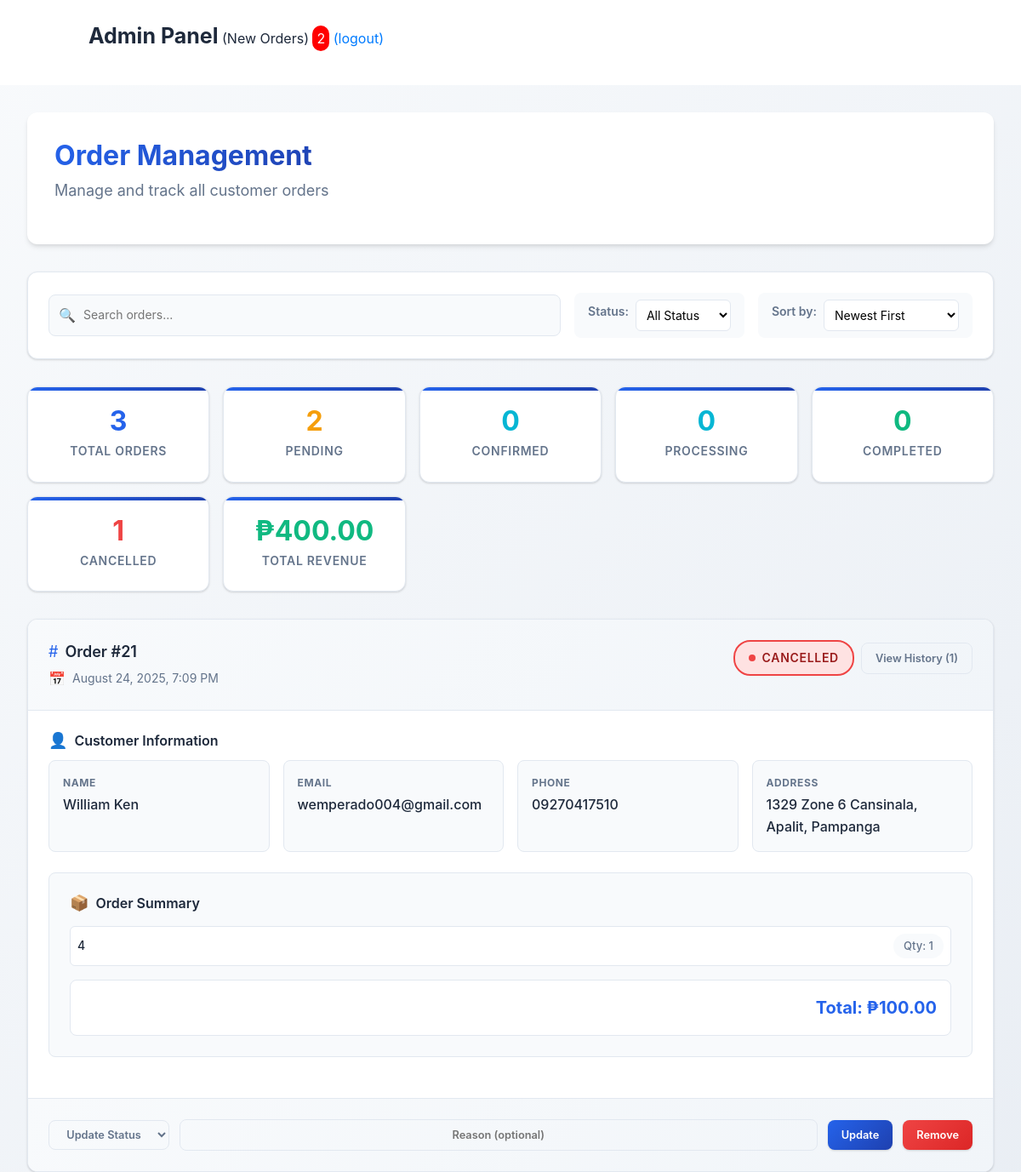
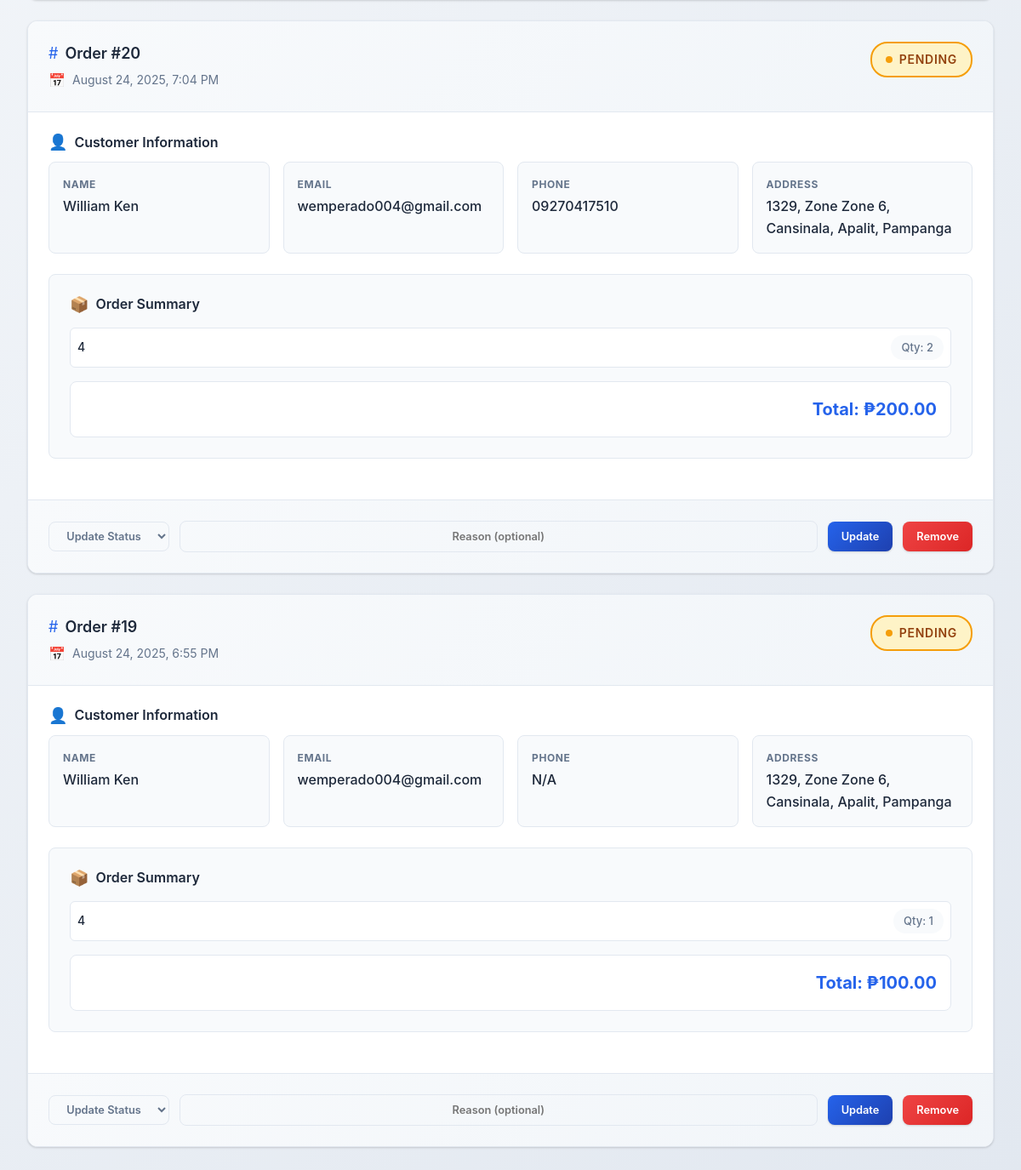
The app's page /admin/pending_orders.php (signed in) with its own data (2 pictures, top to bottom).
### tables this page shows
CREATE TABLE `orders` (
  `o_id` int(11) NOT NULL,
  `user_id` int(11) NOT NULL,
  `name` varchar(100) NOT NULL,
  `address` varchar(255) NOT NULL,
  `phone` varchar(20) DEFAULT NULL,
  `payment_method` varchar(50) NOT NULL,
  `totalproduct` varchar(100) NOT NULL,
  `totalprice` decimal(10,2) NOT NULL,
  `status` enum('Pending','Processing','Shipped','Completed','Cancelled') DEFAULT 'Pending',
  `status_updated_at` timestamp NULL DEFAULT NULL,
  `created_at` timestamp(6) NOT NULL DEFAULT current_timestamp(6)
);

CREATE TABLE `users` (
  `id` int(11) NOT NULL,
  `f_name` varchar(100) NOT NULL,
  `l_name` varchar(100) NOT NULL,
  `email` varchar(150) NOT NULL,
  `phone` varchar(20) NOT NULL,
  `pass` varchar(255) NOT NULL,
  `zone` varchar(100) DEFAULT NULL,
  `street` varchar(150) NOT NULL,
  `barangay` varchar(100) DEFAULT NULL,
  `city` varchar(100) DEFAULT NULL,
  `province` varchar(100) DEFAULT NULL,
  `region` varchar(100) DEFAULT NULL,
  `created_at` timestamp NOT NULL DEFAULT current_timestamp()
);

### admin/pending_orders.php (the view, shortened to what this page needs)
<?php
include 'header.php';
include 'lib/connection.php';
$sql = "SELECT o.*, u.email as user_email FROM orders o
        LEFT JOIN users u ON o.user_id = u.id
        ORDER BY o.created_at DESC";
$result = $conn->query($sql);
$stats_sql = "SELECT
    COUNT(*) as total_orders,
    SUM(CASE WHEN status = 'Pending' THEN 1 ELSE 0 END) as pending_count,
    SUM(CASE WHEN status = 'Confirmed' THEN 1 ELSE 0 END) as confirmed_count,
    SUM(CASE WHEN status = 'Processing' THEN 1 ELSE 0 END) as processing_count,
    SUM(CASE WHEN status = 'Shipped' THEN 1 ELSE 0 END) as shipped_count,
    SUM(CASE WHEN status = 'Completed' THEN 1 ELSE 0 END) as completed_count,
    SUM(CASE WHEN status = 'Cancelled' THEN 1 ELSE 0 END) as cancelled_count,
    SUM(totalprice) as total_revenue
    FROM orders";
$stats_result = $conn->query($stats_sql);
$stats = $stats_result->fetch_assoc();
?>
<!DOCTYPE html>
<html lang="en">
<head>
    <link rel="stylesheet" href="css/pending_orders.css">
</head>
<body>
<div class="pendingbody">
    <div class="page-header">
        <div>
            <h1 class="page-title">Order Management</h1>
            <p class="page-subtitle">Manage and track all customer orders</p>
        </div>
    </div>
    <div class="controls-section">
        <div class="search-box">
            <input type="text" id="searchInput" placeholder="Search orders...">
        </div>
        <div class="filter-group">
            <label for="statusFilter">Status:</label>
            <select id="statusFilter">
            <option value="">All Status</option>
            </select>
        </div>
        <div class="filter-group">
            <label for="sortBy">Sort by:</label>
            <select id="sortBy">
                <option value="newest">Newest First</option>
            </select>
        </div>
    </div>
    <div class="stats-grid">
        <div class="stat-card">
            <div class="stat-value" style="color: var(--primary-color);"><?php echo $stats['total_orders']; ?></div>
            <div class="stat-label">Total Orders</div>
        </div>
        <div class="stat-card">
            <div class="stat-value" style="color: var(--warning-color);"><?php echo $stats['pending_count']; ?></div>
            <div class="stat-label">Pending</div>
        </div>
        <div class="stat-card">
            <div class="stat-value" style="color: var(--info-color);"><?php echo $stats['confirmed_count']; ?></div>
            <div class="stat-label">Confirmed</div>
        </div>
        <div class="stat-card">
            <div class="stat-value" style="color: var(--info-color);"><?php echo $stats['processing_count']; ?></div>
            <div class="stat-label">Processing</div>
        </div>
        <div class="stat-card">
            <div class="stat-value" style="color: var(--success-color);"><?php echo $stats['completed_count']; ?></div>
            <div class="stat-label">Completed</div>
        </div>
        <div class="stat-card">
            <div class="stat-value" style="color: var(--danger-color);"><?php echo $stats['cancelled_count']; ?></div>
            <div class="stat-label">Cancelled</div>
        </div>
        <div class="stat-card">
            <div class="stat-value" style="color: var(--success-color);">₱<?php echo number_format($stats['total_revenue'], 2); ?></div>
            <div class="stat-label">Total Revenue</div>
        </div>
    </div>
    <div class="orders-container" id="ordersContainer">
    <?php
    if (mysqli_num_rows($result) > 0) {
        while ($row = mysqli_fetch_assoc($result)) {
            $history_count_query = mysqli_query($conn, "SELECT COUNT(*) as count FROM order_status_history WHERE order_id = '{$row['o_id']}'");
            $history_count = mysqli_fetch_assoc($history_count_query)['count'];
            $products = explode(',', $row["totalproduct"]);
            $product_details = [];
            foreach ($products as $prod) {
                if (preg_match('/^(.+)\((\d+)\)$/', trim($prod), $matches)) {
                    $product_details[] = [
                        'name' => trim($matches[1]),
                        'quantity' => (int)$matches[2]
                    ];
                }
            }
            ?>
            <div class="order-card" data-status="<?php echo strtolower($row['status']); ?>" data-price="<?php echo $row['totalprice']; ?>" data-date="<?php echo strtotime($row['created_at']); ?>">
                <div class="order-header">
                    <div class="order-info">
                        <div class="order-number">Order #<?php echo $row['o_id']; ?></div>
                        <div class="order-date">
                            <?php
                            if (!empty($row["created_at"])) {
                                $date = new DateTime($row["created_at"]);
                                $date->setTimezone(new DateTimeZone('Asia/Manila'));
                                echo $date->format("F j, Y, g:i A");
                            } else {
                                echo "N/A";
                            }
                            ?>
                        </div>
                    </div>
                    <div class="order-status">
                        <span class="status-badge status-<?php echo strtolower($row['status']); ?>">
                            <?php
                            $display_status = $row['status'];
                            echo htmlspecialchars($display_status);
                            ?>
                        </span>
                        <?php if ($history_count > 0): ?>
                            <a href="#" onclick="showStatusHistory(<?php echo $row['o_id']; ?>)" class="btn btn-sm btn-outline">
                                View History (<?php echo $history_count; ?>)
                            </a>
                        <?php endif; ?>
                    </div>
                </div>
                <div class="order-body">
                    <div class="customer-info">
                        <h4>Customer Information</h4>
                        <div class="customer-details">
                            <div class="detail-item">
                                <span class="detail-label">Name</span>
                                <span class="detail-value"><?php echo htmlspecialchars($row["name"]); ?></span>
                            </div>
                            <div class="detail-item">
                                <span class="detail-label">Email</span>
                                <span class="detail-value"><?php echo htmlspecialchars($row["user_email"]); ?></span>
                            </div>
                            <div class="detail-item">
                                <span class="detail-label">Phone</span>
                                <span class="detail-value">
                                    <?php
                                    $phone = $row["phone"];
                                    if (preg_match('/^[0-9]+$/', $phone) && strlen($phone) >= 7 && strlen($phone) <= 15) {
                                        echo htmlspecialchars($phone);
                                    } else {
                                        echo "N/A";
                                    }
                                    ?>
                                </span>
                            </div>
                            <div class="detail-item">
                                <span class="detail-label">Address</span>
                                <span class="detail-value"><?php echo htmlspecialchars($row["address"]); ?></span>
                            </div>
                        </div>
                    </div>
                    <div class="order-summary">
                        <h4>Order Summary</h4>
                        <div class="products-list">
                            <?php foreach ($product_details as $product): ?>
                                <div class="product-item">
                                    <span class="product-name"><?php echo htmlspecialchars($product['name']); ?></span>
                                    <span class="product-quantity">Qty: <?php echo $product['quantity']; ?></span>
                                </div>
                            <?php endforeach; ?>
                        </div>
                        <div class="total-price">
                            Total: ₱<?php echo number_format($row["totalprice"], 2); ?>
                        </div>
                    </div>
                </div>
                <div class="order-actions">
                    <form action="<?php echo $_SERVER['PHP_SELF']; ?>" method="post" class="status-form" style="display: contents;">
                        <select name="update_status" class="btn btn-sm btn-outline" required>
                            <option value="" disabled selected>Update Status</option>
                        </select>
                        <input type="text" name="change_reason" class="btn btn-sm btn-outline" placeholder="Reason (optional)" style="flex: 1;">
                        <button type="submit" name="update_update_btn" class="btn btn-sm btn-primary">
                            Update
                        </button>
                    </form>
                    <a href="pending_orders.php?remove=<?php echo urlencode($row['o_id']); ?>"
                       class="btn btn-sm btn-danger"
                       onclick="return confirm('Are you sure you want to remove this order?')">
                        Remove
                    </a>
                </div>
            </div>
            <?php
        }
    } else {
        echo '<div class="order-card"><div class="order-body"><p class="text-center">No orders found</p></div></div>';
    }
    ?>
    </div>
</div>
</body>
</html>

### admin/css/style.css (style rules this page uses)
body { background-color: #f9f9f9; }
p { transition: 0.3s; }

### records on screen
orders: o_id "21", created_at "August 24, 2025, 7:09 PM", status "CANCELLED", history_count "1", name "William Ken", user.email "wemperado004@gmail.com", phone "09270417510", address "1329 Zone 6 Cansinala, Apalit, Pampanga", name "4", quantity "1", totalprice "100.00"
orders: o_id "20", created_at "August 24, 2025, 7:04 PM", status "PENDING", name "William Ken", user.email "wemperado004@gmail.com", phone "09270417510", address "1329, Zone Zone 6, Cansinala, Apalit, Pampanga", name "4", quantity "2", totalprice "200.00"
orders: o_id "19", created_at "August 24, 2025, 6:55 PM", status "PENDING", name "William Ken", user.email "wemperado004@gmail.com", phone "N/A", address "1329, Zone Zone 6, Cansinala, Apalit, Pampanga", name "4", quantity "1", totalprice "100.00"

### other values on screen
$c "2"
$stats['total_orders'] "3"
$stats['pending_count'] "2"
$stats['confirmed_count'] "0"
$stats['processing_count'] "0"
$stats['completed_count'] "0"
$stats['cancelled_count'] "1"
$stats['total_revenue'] "400.00"
